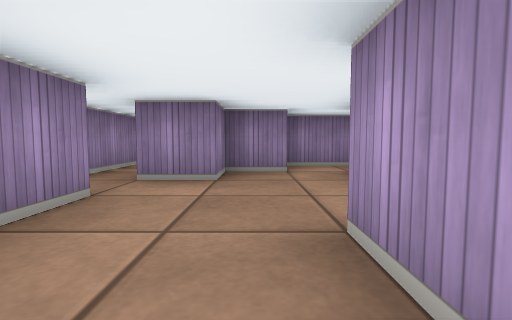
[1] (above)

15 first-person views from a walk through a cub3D level. The camera is about half as high as the walls, tilts 4° down and sees 85° across. The floor is counted in squares. Each view is taken from the middle of a square. On the plan, view 1 faces up. The plan holds only what a view shows up to about 9 squares ahead; the rest is blank.

[2]
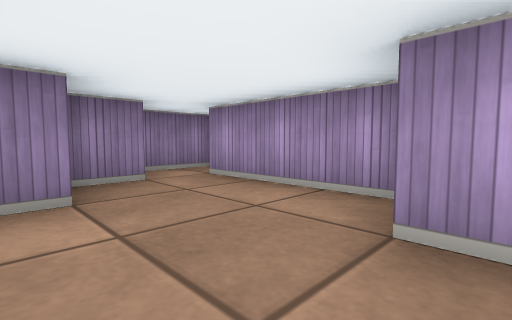

[3]
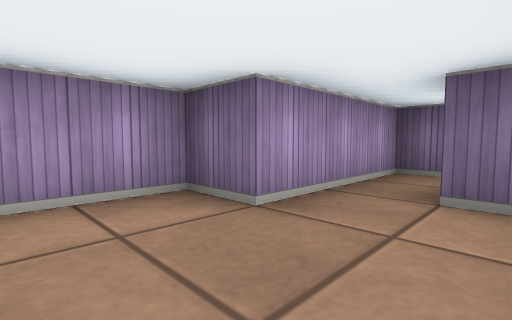

[4]
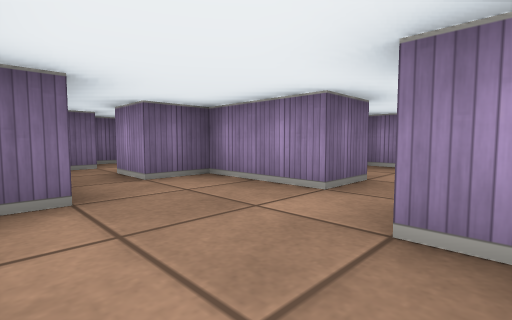

[5]
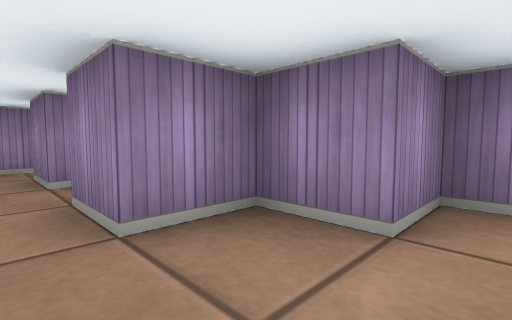

[6]
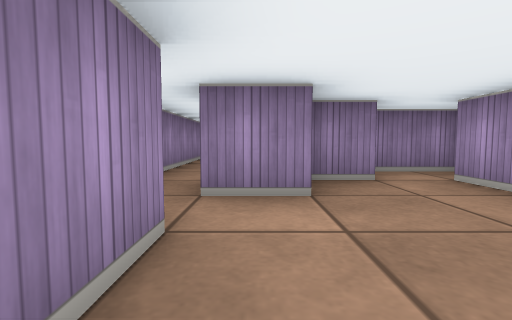

[7]
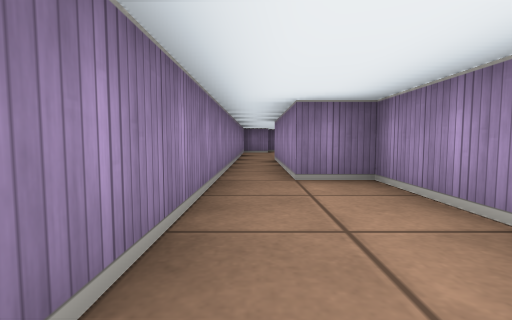

[8]
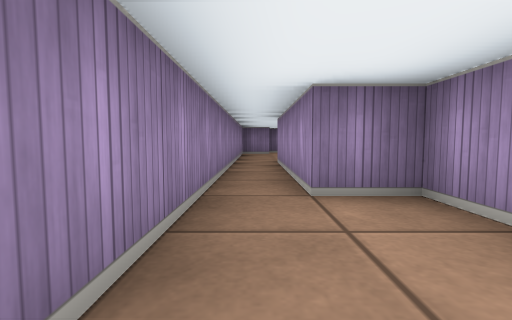

[9]
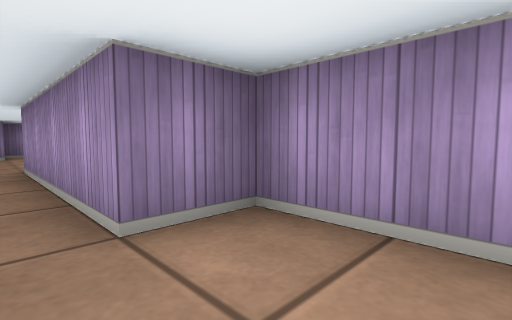

[10]
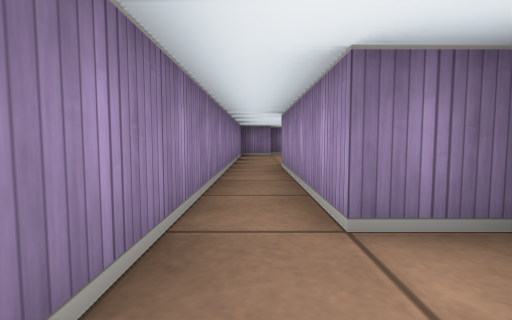

[11]
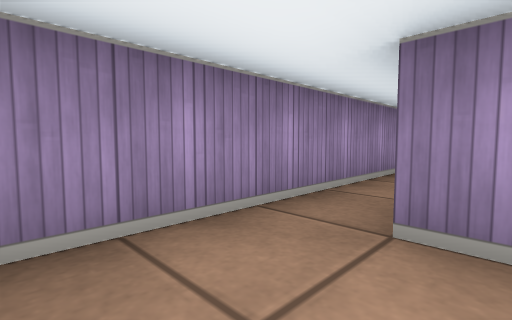

[12]
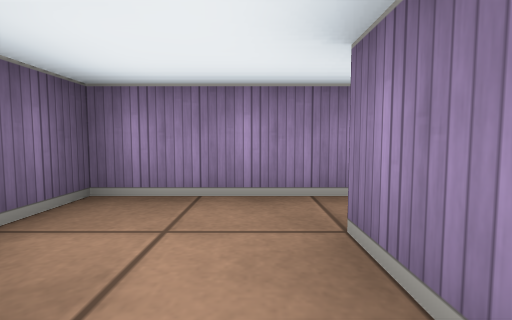

[13]
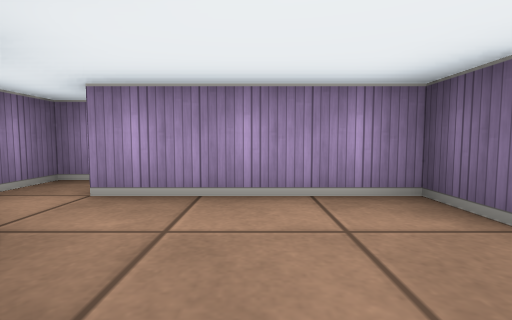

[14]
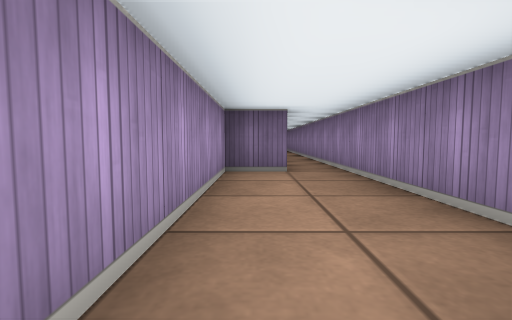

[15]
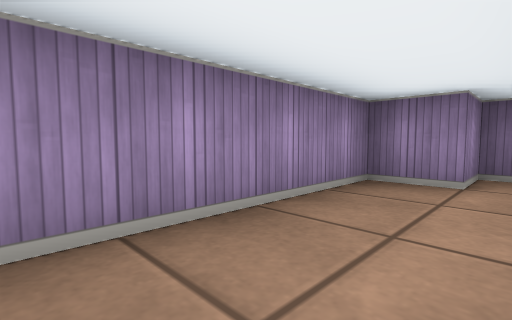

### Floor plan
Points are (right, up) in squares from view 1. A wall is a line through its corners. A room is listed if a view was taken in it or the views show most of it. See-through windows are left out.
Room 1 (views 1, 2, 3, 4, 5, 6, 12, 13)
walls: (-2.5, 3.5) (-3.5, 3.5); (-2.6, 2.5) (-1.5, 2.5) (-1.5, 0.5) (-0.5, 0.5) (-0.5, -0.5); (2.5, 5) (2.5, 5.5) (0.5, 5.5) (0.5, 4.5) (-0.5, 4.5) (-0.5, 3.5) (-1.5, 3.5); (0.5, -0.5) (0.5, 1.5) (1.5, 1.5) (1.5, 4.5)
ways out: opening at (-2, 3) to room 2; opening at (-3, 3) to room 3; opening at (0, 0)
Room 2 (views 7, 8, 9, 10)
walls: (-0.5, 6.5) (-0.5, 8.5) (-1.5, 8.5); (-2.5, 8.5) (-2.5, 3.5)
ways out: opening at (-2, 3) to room 1; opening at (-2, 9) to room 4
Room 3 (view 11)
walls: (-4.5, 6.6) (-4.5, 1.5) (-3.5, 1.5)
ways out: opening at (-3, 3) to room 1
Room 4 (views 14, 15)
walls: (-1.5, 8.5) (-1.5, 12.5) (-0.5, 12.5) (-0.5, 16.5); (-1, 17.5) (-1.5, 17.5) (-1.5, 16.5) (-2.5, 16.5) (-2.5, 8.5)
ways out: opening at (-2, 9) to room 2

Positions as (right, up) in squares from view 1, and headings:
1: (0, 0), facing up
2: (-1, 1), facing up-right
3: (-1, 3), facing down-right
4: (1, 4), facing down-left
5: (1, 3), facing up-left
6: (-1, 1), facing up
7: (-2, 5), facing up
8: (-2, 6), facing up
9: (-2, 7), facing up-right
10: (-2, 7), facing up
11: (-3, 2), facing up-left
12: (-2, 3), facing left
13: (-1, 3), facing right
14: (-1, 17), facing down
15: (-1, 13), facing up-left
